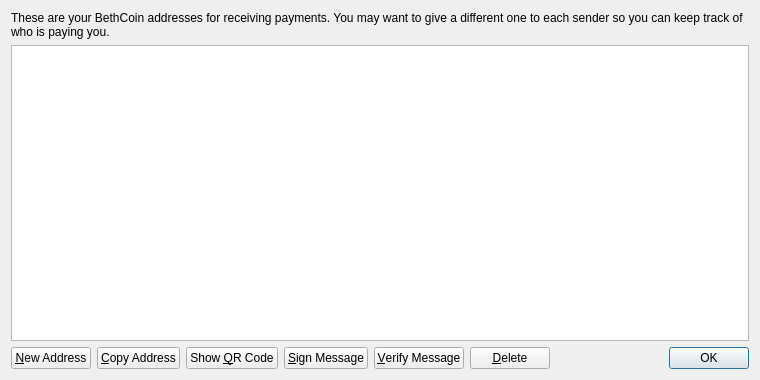
<?xml version="1.0" encoding="UTF-8"?>
<ui version="4.0">
 <class>AddressBookPage</class>
 <widget class="QWidget" name="AddressBookPage">
  <property name="geometry">
   <rect>
    <x>0</x>
    <y>0</y>
    <width>760</width>
    <height>380</height>
   </rect>
  </property>
  <property name="windowTitle">
   <string>Address Book</string>
  </property>
  <layout class="QVBoxLayout" name="verticalLayout">
   <item>
    <widget class="QLabel" name="labelExplanation">
     <property name="text">
      <string>These are your BethCoin addresses for receiving payments. You may want to give a different one to each sender so you can keep track of who is paying you.</string>
     </property>
     <property name="textFormat">
      <enum>Qt::PlainText</enum>
     </property>
     <property name="wordWrap">
      <bool>true</bool>
     </property>
    </widget>
   </item>
   <item>
    <widget class="QTableView" name="tableView">
     <property name="contextMenuPolicy">
      <enum>Qt::CustomContextMenu</enum>
     </property>
     <property name="toolTip">
      <string>Double-click to edit address or label</string>
     </property>
     <property name="tabKeyNavigation">
      <bool>false</bool>
     </property>
     <property name="alternatingRowColors">
      <bool>true</bool>
     </property>
     <property name="selectionMode">
      <enum>QAbstractItemView::SingleSelection</enum>
     </property>
     <property name="selectionBehavior">
      <enum>QAbstractItemView::SelectRows</enum>
     </property>
     <property name="sortingEnabled">
      <bool>true</bool>
     </property>
     <attribute name="verticalHeaderVisible">
      <bool>false</bool>
     </attribute>
    </widget>
   </item>
   <item>
    <layout class="QHBoxLayout" name="horizontalLayout">
     <item>
      <widget class="QPushButton" name="newAddressButton">
       <property name="toolTip">
        <string>Create a new address</string>
       </property>
       <property name="text">
        <string>&amp;New Address</string>
       </property>
       <property name="icon">
        <iconset resource="../bitcoin.qrc">
         <normaloff>:/icons/add</normaloff>:/icons/add</iconset>
       </property>
      </widget>
     </item>
     <item>
      <widget class="QPushButton" name="copyToClipboard">
       <property name="toolTip">
        <string>Copy the currently selected address to the system clipboard</string>
       </property>
       <property name="text">
        <string>&amp;Copy Address</string>
       </property>
       <property name="icon">
        <iconset resource="../bitcoin.qrc">
         <normaloff>:/icons/editcopy</normaloff>:/icons/editcopy</iconset>
       </property>
      </widget>
     </item>
     <item>
      <widget class="QPushButton" name="showQRCode">
       <property name="text">
        <string>Show &amp;QR Code</string>
       </property>
       <property name="icon">
        <iconset resource="../bitcoin.qrc">
         <normaloff>:/icons/qrcode</normaloff>:/icons/qrcode</iconset>
       </property>
      </widget>
     </item>
     <item>
      <widget class="QPushButton" name="signMessage">
       <property name="toolTip">
        <string>Sign a message to prove you own a Bitcoin address</string>
       </property>
       <property name="text">
        <string>&amp;Sign Message</string>
       </property>
       <property name="icon">
        <iconset resource="../bitcoin.qrc">
         <normaloff>:/icons/edit</normaloff>:/icons/edit</iconset>
       </property>
      </widget>
     </item>
     <item>
      <widget class="QPushButton" name="verifyMessage">
       <property name="toolTip">
        <string>Verify a message to ensure it was signed with a specified Bitcoin address</string>
       </property>
       <property name="text">
        <string>&amp;Verify Message</string>
       </property>
       <property name="icon">
        <iconset resource="../bitcoin.qrc">
         <normaloff>:/icons/transaction_0</normaloff>:/icons/transaction_0</iconset>
       </property>
      </widget>
     </item>
     <item>
      <widget class="QPushButton" name="deleteButton">
       <property name="toolTip">
        <string>Delete the currently selected address from the list. Only sending addresses can be deleted.</string>
       </property>
       <property name="text">
        <string>&amp;Delete</string>
       </property>
       <property name="icon">
        <iconset resource="../bitcoin.qrc">
         <normaloff>:/icons/remove</normaloff>:/icons/remove</iconset>
       </property>
      </widget>
     </item>
     <item>
      <spacer name="horizontalSpacer">
       <property name="orientation">
        <enum>Qt::Horizontal</enum>
       </property>
       <property name="sizeHint" stdset="0">
        <size>
         <width>40</width>
         <height>20</height>
        </size>
       </property>
      </spacer>
     </item>
     <item>
      <widget class="QDialogButtonBox" name="buttonBox">
       <property name="sizePolicy">
        <sizepolicy hsizetype="Maximum" vsizetype="Fixed">
         <horstretch>0</horstretch>
         <verstretch>0</verstretch>
        </sizepolicy>
       </property>
       <property name="standardButtons">
        <set>QDialogButtonBox::Ok</set>
       </property>
      </widget>
     </item>
    </layout>
   </item>
  </layout>
 </widget>
 <resources>
  <include location="../bitcoin.qrc"/>
 </resources>
 <connections/>
</ui>
